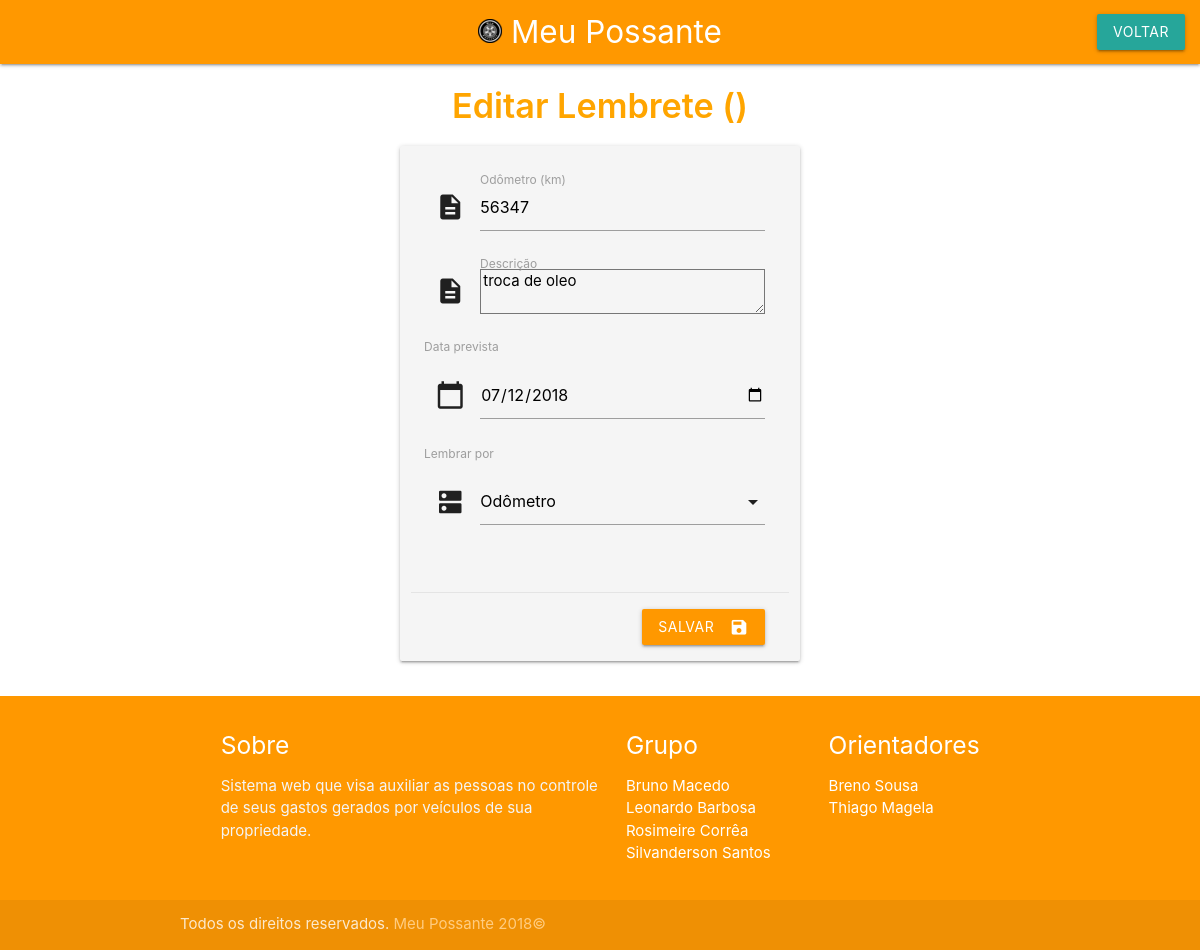
Before: /admin/lembrete/editar.php?id=14&idveiculo=3 (signed in) with the older database file.
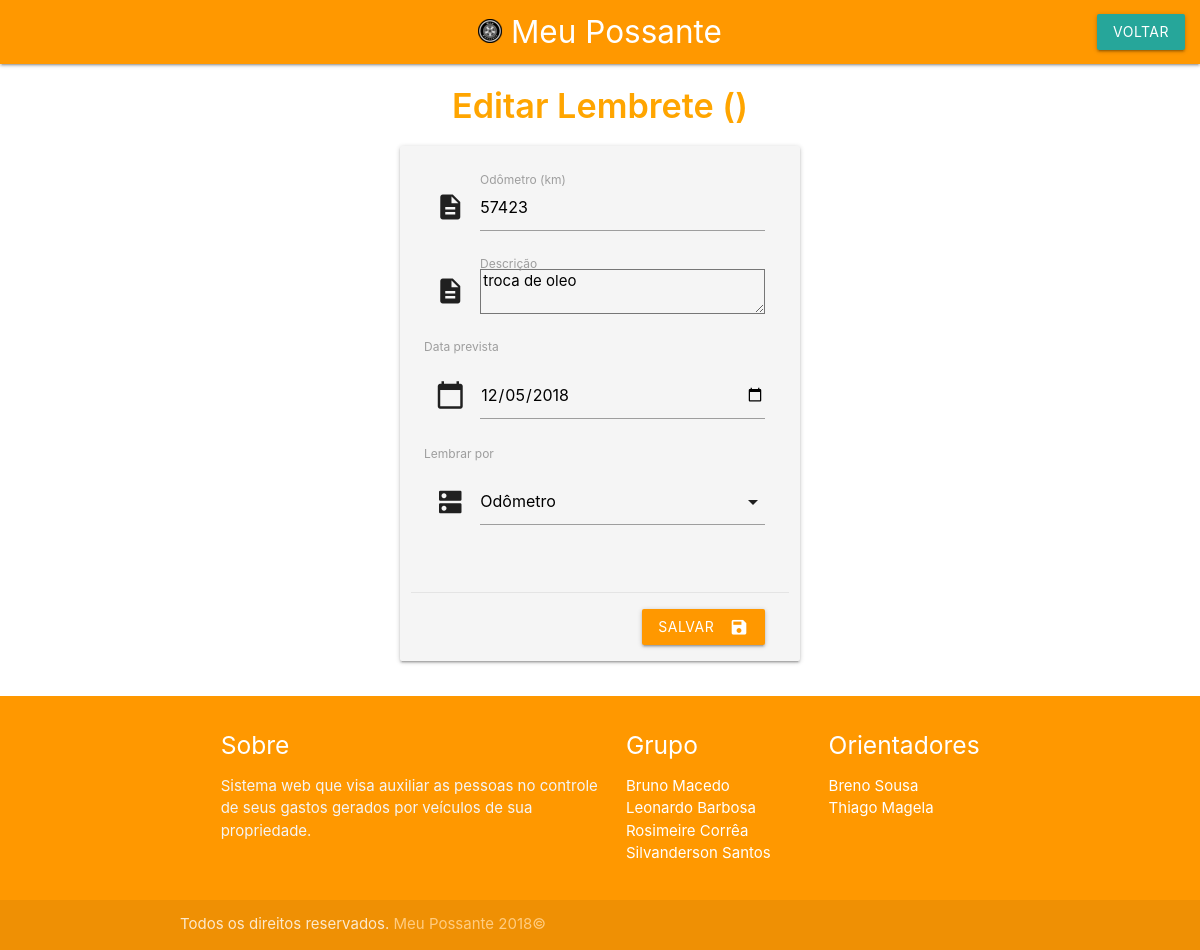
After: the same page with the newer database file.
### tables this page shows
CREATE TABLE IF NOT EXISTS `lembretes` (
  `idlemb` int(11) NOT NULL AUTO_INCREMENT,
  `idusuario` int(11) NOT NULL,
  `idveiculo` int(11) NOT NULL,
  `odolemb` int(11) DEFAULT NULL,
  `datalemb` date DEFAULT NULL,
  `desclemb` varchar(255) DEFAULT NULL,
  `tipolemb` tinyint(1) NOT NULL,
  PRIMARY KEY (`idlemb`),
  KEY `idveiculo` (`idveiculo`)
);

### admin/lembrete/editar.php (the view, shortened to what this page needs)
<?php
$id = $_GET['id'];
$idveiculo = $_GET['idveiculo'];
?>
<!DOCTYPE html>
<html lang="pt-br">
<head>
    <link type="text/css" rel="stylesheet" href="../../materialize/css/materialize.min.css"  media="screen,projection"/>
    <link rel="stylesheet" type="text/css" href="../../css/style.css"/>
</head>
<body>
    <nav class="orange">
        <div class="nav-wrapper">
            <div><a href="#" class="brand-logo center"><img src="../../img/mp24px.png"/>  Meu Possante</a></div>
            <ul class="right hide-on-med-and-down">
                <li><a href="lembrete.php?id=<?= $idveiculo ?>" class="waves-effect waves-light btn">Voltar</a></li>
            </ul>
        </div>
    </nav>
    <h4 class="center-align " style="color: orange;">Editar Lembrete (<?=$_SESSION['placa']?>)</h4>
    <div class="valign-wrapper row login-box">
        <div class="col card  z-depth-1 grey lighten-4 s12  m6 pull-m3 l4 pull-l4" >
            <?php
            include_once "../../conexao.php";
            $query = "SELECT * FROM lembretes WHERE idlemb=" . $id . ";";
            $resultado = $conexao->query($query);
            if ($resultado) {
             while ($linha = $resultado->fetch_assoc()) {
                $odolemb = $linha["odolemb"];
                $desclemb = $linha["desclemb"];
                $datalemb = $linha["datalemb"];
            }
            ?>
            <form action="processaeditar.php" method="post">
                <div class="card-content">
                    <div class="row">
                        <div class="input-field col s12">
                            <i class="material-icons prefix">description</i>
                            <label for="odolemb">Odômetro (km)</label>
                            <input type="number" name="odolemb" value="<?= $odolemb ?>" />
                        </div>
                        <div class="input-field col s12">
                            <i class="material-icons prefix">description</i>
                            <label for="desclemb">Descrição</label>
                            <textarea name="desclemb" id="desclemb" cols="30" rows="10"><?=$desclemb?></textarea>
                        </div>
                            <label for="datalemb">Data prevista</label><br>
                        <div class="input-field col s12">
                            <i class="material-icons prefix">calendar_today</i>
                            <input type="date" value="<?= $datalemb ?>" name="datalemb" id="datalemb" />
                        </div>
                            <label for="tipolemb">Lembrar por</label>
                        <div class="input-field col s12">
                            <i class="material-icons prefix">dns</i>
                        </div>
                    </div>
                </div>
                <div class="card-action right-align">
                    <button class="btn waves-effect waves-light orange" type="submit" id="btEnviar" name="action">Salvar<i class="material-icons right">save</i>
                    </button>
                </div>
            </form>
            <?php
        }
        ?>
    </div>
</div>
<footer class="page-footer orange">
    <div class="container">
        <div class="row">
            <div class="col l6 s12">
                <h5 class="white-text">Sobre</h5>
                <p class="grey-text text-lighten-4">Sistema web que visa auxiliar as pessoas no controle de seus gastos gerados por veículos de sua propriedade.</p>
            </div>
            <div class="col l3 s12">
                <h5 class="white-text">Grupo</h5>
                <ul>
                    <li><a class="white-text" href="#!">Bruno Macedo</a></li>
                    <li><a class="white-text" href="#!">Leonardo Barbosa</a></li>
                    <li><a class="white-text" href="#!">Rosimeire Corrêa</a></li>
                    <li><a class="white-text" href="#!">Silvanderson Santos</a></li>
                </ul>
            </div>
            <div class="col l3 s12">
                <h5 class="white-text">Orientadores</h5>
                <ul>
                    <li><a class="white-text" href="#!">Breno Sousa</a></li>
                    <li><a class="white-text" href="#!">Thiago Magela</a></li>
                </ul>
            </div>
        </div>
    </div>
    <div class="footer-copyright">
        <div class="container">
            Todos os direitos reservados. <a class="orange-text text-lighten-3" href="http://materializecss.com">Meu Possante 2018©</a>
        </div>
    </div>
</footer>
</body>
</html>

Changed rows visible on the page:
changed lembretes "troca de oleo": odolemb "56347" → "57423"; datalemb "07/12/2018" → "12/05/2018"
